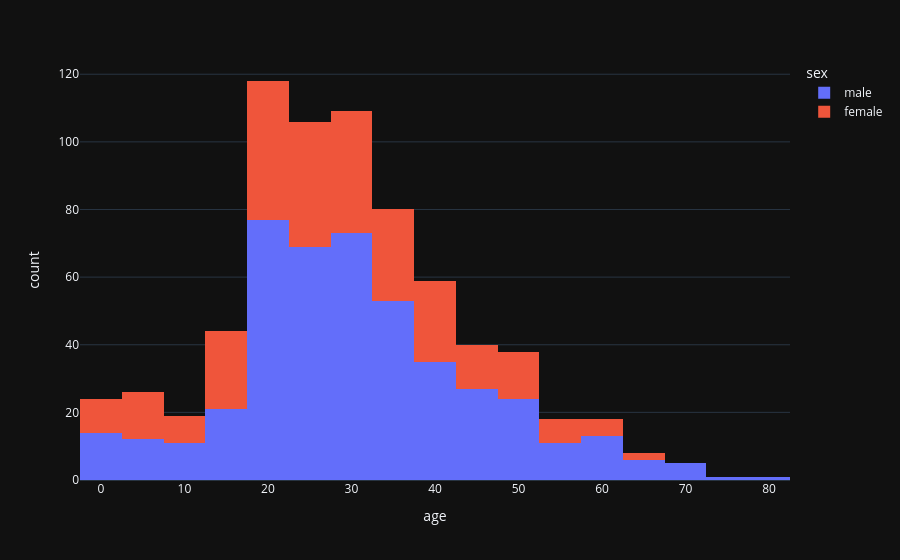

Here is the notebook cell this chart was saved with:
### Markdown cell above
## Introdução ao Plotly

Até agora utilizámos:

- Matplotlib → controlo e construção manual
- Seaborn → abstração e análise estatística

O Plotly introduz uma nova dimensão:

- visualizações interativas

---

## O que distingue o Plotly?

Com o Plotly é possível:

- fazer zoom nos gráficos
- passar o rato para ver valores (hover)
- esconder/mostrar séries
- explorar dados dinamicamente

---

## Mudança de paradigma

- Matplotlib / Seaborn → gráficos estáticos
- Plotly → gráficos interativos

---

## Quando usar Plotly?

- dashboards
- exploração interativa
- apresentações
- aplicações web

---

## Nota

O Plotly também trabalha diretamente com DataFrames, tal como o Seaborn, mas com foco em interatividade.

### Code cell
# carregar dataset
df = sns.load_dataset("titanic")

# histograma
fig = px.histogram(df, x="age", color="sex", nbins=30)

fig.show()

### Figure 1 — Plotly figure (JSON) as saved in the notebook; plotly's stock layout.template omitted (floating-point values rounded to 4 significant figures; data arrays with more than 128 entries replaced by an {"elided": "..."} marker saying what was removed)
{"data": [{"bingroup": "x", "hovertemplate": "sex=male<br>age=%{x}<br>count=%{y}<extra></extra>", "legendgroup": "male", "marker": {"color": "#636efa", "pattern": {"shape": ""}}, "name": "male", "nbinsx": 30, "orientation": "v", "showlegend": true, "x": {"elided": "577 float values"}, "xaxis": "x", "yaxis": "y", "type": "histogram"}, {"bingroup": "x", "hovertemplate": "sex=female<br>age=%{x}<br>count=%{y}<extra></extra>", "legendgroup": "female", "marker": {"color": "#EF553B", "pattern": {"shape": ""}}, "name": "female", "nbinsx": 30, "orientation": "v", "showlegend": true, "x": {"elided": "314 float values"}, "xaxis": "x", "yaxis": "y", "type": "histogram"}], "layout": {"xaxis": {"anchor": "y", "domain": [0.0, 1.0], "title": {"text": "age"}}, "yaxis": {"anchor": "x", "domain": [0.0, 1.0], "title": {"text": "count"}}, "legend": {"title": {"text": "sex"}, "tracegroupgap": 0}, "margin": {"t": 60}, "barmode": "relative"}}
